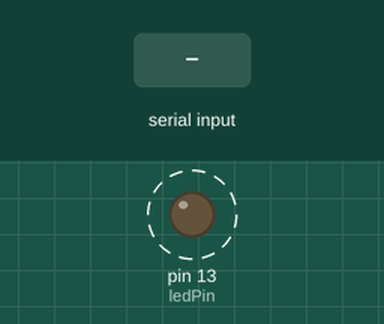
Simulated run of this sketch. Board: Arduino Mega 2560, built with avr-gcc and run on an emulated ATmega2560. On the bench: output pins drawn as LEDs (lit = HIGH). Dashed ring = blinking. The test bench sets the inputs (shaded band). The local clock reads 2024-03-15 10:24:30 at power-on unless the sketch sets it; storage starts empty; what the sketch prints to the serial monitor is not drawn.

Above: at 1.2 s.
1.3 s: "!\n" received over the second serial link
3.5 s: "!tt\n" received over the second serial link
5.5 s: "!rt\n" received over the second serial link
Timing chart, 0 to 13.5 s (numbered marks = the images above; inputs shaded):
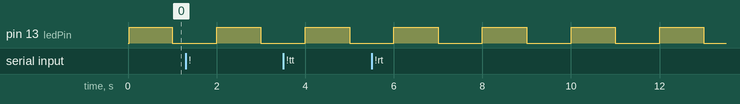

Measured:
- by itself, pin 13 (ledPin): alternates HIGH for 1.0 s and LOW for 1.0 s

The sketch:

Payload_Nov_2018.ino
```cpp
#include <SPI.h>                // for SD card
#include <SD.h>                 // for SD card
#include <SparkFunDS1307RTC.h>  // for RTC clock
#include <Wire.h>               // I2C for RTC
#include <SoftwareSerial.h>

SoftwareSerial SoftSerial(10, 9); // RX, TX
//

// Configuration for this 'setup'
// Serial1 is to computer (to labview program on laptop
// Serial2 is to payload
// Serial3 is to POPS
// SoftSerial is to the HC2 temp, rh sensor


File root;
String DataFname;
bool GoodSD= true;
File dataFile;

const int ledPin= 13;        //sets digital out
int ledState= LOW;

const byte numChars = 32;
char receivedChars[numChars]; // an array to store the received data
boolean newData = false;
long CurrTimeMills;
float CurrTimeSecs;
//long CTsecs;
long NewSecs;
String TString;
long TimeOffset= 0;
String CycleData = "";
String inputString = "";
String LastPOPS="";
bool stringComplete = false;  // whether the string is complete
int PayBytes=0;
String Disp="";

void setup() {
 Serial.begin(9600);
 Serial.println("<Arduino is ready>");
 Serial1.begin(38400);   // to laptop
 Serial2.begin(38400);   // to payload
 Serial3.begin(9600);    // POPS
 //SoftSerial.begin(9600);
 inputString.reserve(200);
 CycleData.reserve(600);
 LastPOPS.reserve(120);

 pinMode(ledPin, OUTPUT);

 rtc.begin(); // Call rtc.begin() to initialize the library
 // (Optional) Sets the SQW output to a 1Hz square wave.


 //Start SD card
 if (!SD.begin(8)) {
    Serial.println("SD card initialization failed!");
    //while (1);
    GoodSD= false;
  }
  //Serial.println("initialization done.");
  if (GoodSD) {
    root = SD.open("/");
    DataFname= FindNewFileName(root);
    Serial.print(DataFname + "    ");
    //dataFile = SD.open(DataFname, FILE_WRITE);
    Serial.println("done!");
  } else {
    Serial.println("SD failed...........");
  }
}


void loop() {
  long CT;
  static long LastCT=0;
  long Remain;
  static long LastRemain=300;
  long Delta;
  String strA="";
  static int8_t lastSecond = -1;
  //static int8_t lastMinute = -1;
  static String DataCard="";
  String Poll="";
  static int alter=0;
  static bool PollTime= false;
  static bool StatusTime=false;
  static bool POPSTime=false;

// Aerosol Payload on Serial2 is now read inside of serialEvent2()

  ReadSer1();
  ReadSer3();

  // check clocks
  CT=millis();
  rtc.update();

  if (rtc.second() != lastSecond) // If the second has changed
  {
    LastCT=CT;
    PollTime=true;
    StatusTime=true;
    POPSTime=true;

    // change LED on output 13
    if (ledState == LOW) {
      ledState = HIGH;
    } else {
      ledState = LOW;
    }
    digitalWrite(ledPin, ledState);

    //CycleData+= "RTC= " + MakeRTCstring() + "\r\n";
    //CycleData+= MakeRTCstring() + "\r\n";
    CycleData+= MakeRTCstring() + " ";
    long s = rtc.second();
    long m = rtc.minute();
    long h = rtc.hour();
    long RTCsecs= s + 60*m + 3600*h;

    Serial.print("RTCsecs= ");
    Serial.println(RTCsecs);
    //Serial.print("CT= ");
    //Serial.println(CT);

    float CTsecs= CT/1000.0;
    float diff= CTsecs + TimeOffset;
    diff =diff - (float)RTCsecs;

    if (s == 0) {  // New Miniute: add file name and size to data record
      CycleData+= "File=" + DataFname + "\r\n";
      Serial.print("File=" + DataFname + "\r\n");
      dataFile = SD.open(DataFname, FILE_READ);
      unsigned long Fsize= dataFile.size();
      CycleData+= "Fsize=" + String(Fsize) + "\r\n";
      Serial.print("Fsize=" + String(Fsize) + "\r\n");
      dataFile.close();
      char charD[4];     // Now add Date Stamp
      String Dstring="";
      sprintf(charD,"%4d-", (rtc.year()+2000));
      Dstring= String(charD);
      sprintf(charD,"%02d-", rtc.month());
      Dstring+= String(charD);
      sprintf(charD,"%02d", rtc.date());
      Dstring+= String(charD);
      CycleData+= "Date=" + Dstring + "\r\n";
      Serial.print("Date=" + Dstring + "\r\n");
    }

    //CycleData+= "Delta Time (secs) = " + String(diff,4) + "\r\n";
    Serial1.print(CycleData);
    //Serial.print(CycleData);
    DataCard+= CycleData;    //  for the one minute SD card write
    CycleData="";
    lastSecond = s; // Update lastSecond value

    //if (m != lastMinute)   // If the minute has changed, write to SD card
    if ((s % 2) == 0 )    //now every even second
    {
      dataFile = SD.open(DataFname, FILE_WRITE);
      dataFile.print(DataCard);
      dataFile.close();
      //lastMinute= m;
      DataCard="";
    }
  }   // this is the end of the Start new Second If statement

  // the following was 400, now is 50
  if( PollTime && (CT - LastCT) > 50) {
    // Now Poll
    PollTime=false;
    Poll= "Sample";
    Poll.concat("\r\n");
    Serial2.print(Poll);
  }
  // the following was 600, now is 250
  if( StatusTime && (CT - LastCT) > 250) {

  // Now Poll for Status
  StatusTime=false;
  Poll= "Status";
  Poll.concat("\r\n");
  Serial2.print(Poll);
  }

   if( POPSTime && (CT - LastCT) > 500) {
    POPSTime=false;
    CycleData += LastPOPS;
    LastPOPS="";
   }


}    // This is the end of the "main" loop


  void ReadSer1() {
  //static String In0="";
  char rc;
  long testl=0;
  static String In ="";

  while (Serial1.available() > 0) {
     rc = Serial1.read();
     In += rc;
     if (rc == '\n') {
      ProcessSer1(In);
      In="";
    }
  }
}

// Serial3 is now POPS
void ReadSer3() {
  //static String In0="";
  char rc;
  long testl=0;
  static String In ="";

  while (Serial3.available() > 0) {
     rc = Serial3.read();
     In += rc;
     //Serial.println(In);
     //if ((rc == '\r') || (rc == '\n')) {
     if (rc == '\n') {
      //Serial.print(In);
      ProcessSer3(In);
      In="";
    }
  }
}


/*
void ReadSoftSer() {
  //MagC
  static String In ="";

  while (SoftSerial.available() > 0) {
     char rc = SoftSerial.read();
     In += rc;
     //Serial.println(In);
     if (rc == '\n') {
      In.trim();
      ProcessMagC(In);
      In="";
    }
  }
}

*/


void serialEvent2() {
  //Serial.println("In the Event");
  PayBytes=Serial2.available();
  Disp="Bytes= " + String(PayBytes);
  //Serial.println(Disp);
  while (Serial2.available()) {
  //while (PayBytes) {
    //Serial.println('Bytes= '+PayBytes);
    // get the new byte:
    char inChar = (char)Serial2.read();
    // add it to the inputString:
    inputString += inChar;
    // if the incoming character is a newline, set a flag so the main loop can
    // do something about it:
    if (inChar == '\r') {
      inputString.trim();
      ProcessPayL(inputString);
      inputString="";
      stringComplete = true;
    }
  }
}


void ProcessSer1(String DataIn){
  String test3="";
  String strHH="", strMM="", strSS="";
  int intHH=0, intMM=0, intSS=0;
  long Offset1=0;

  Serial.print("A Line!!!  ");
  Serial.println(DataIn);
  test3= DataIn.substring(0,3);
  Serial.print("test3= ");
  Serial.println(test3);

  //Serial.println(DataIn.substring(0,1));

  if (DataIn.substring(0,1) == "!" )
    {
    // This is for commands prefaced with "!" that
    // are processed by the Arduino

    int sw= 0;
    if (test3 == "!tt") {sw =  1;}
    if (test3 == "!rt") {sw =  2;}
    if (test3 == "!33") {sw =  3;}

    Serial.print("sw= ");
    Serial.println(sw);

    switch (sw) {
        case 1:   //set internal clock
          if (DataIn.length() >= 9) {
            Serial.println("length good  ");
            strHH=DataIn.substring(3,5);
            intHH= strHH.toInt();
            strMM=DataIn.substring(5,7);
            intMM= strMM.toInt();
            strSS=DataIn.substring(7,9);
            intSS= strSS.toInt();
            TimeOffset=3600* (long) intHH + 60* (long) intMM + (long) intSS;
            TimeOffset-= millis()/1000;
            Serial.print("Offset1= ");
            Serial.println(TimeOffset);
          }
          break;
        case 2: //set real time clock
          if (DataIn.length() >= 9) {
            Serial.println("length good In RTC set ");
            strHH=DataIn.substring(3,5);
            intHH= strHH.toInt();
            strMM=DataIn.substring(5,7);
            intMM= strMM.toInt();
            strSS=DataIn.substring(7,9);
            intSS= strSS.toInt();

            int day=  rtc.day();
            int date= rtc.date();
            int month=rtc.month();
            int year= rtc.year();
            rtc.setTime(intSS, intMM, intHH, day, date, month, year);
          }
          break;
        case 3: // test subroutine call
            DoStuff();
        break;
    }   // end of "switch" code
   }
   else
   {
     // These are commands that are not prefaced by  "!"
     // All of these commands are passed on to the Payload

     DataIn.trim();
     Serial2.print(DataIn + "\r\n");
   }
}    // end of ProcessSer1()


void ProcessSer3(String DataIn){
//Serial.print(DataIn);
//CycleData += "POP=" + DataIn;
LastPOPS= "POP=" + DataIn;
}


void DoStuff() {
  Serial.println("In the Do Stuff!!!!!!!!!!!!!!!!!");
}

void ProcessPayL(String DataIn){
  CycleData+= DataIn;
  CycleData+= "\r\n";
  //CycleData+= "\n\r";
  //Serial.println(DataIn);
}

String MakeTimeStr(long SecsIn) {
      long SecsOut;
      long MinsOut;
      long MinsAOut;
      long HoursOut;
      String M = "";
      String S = "";
      String H = "";
      String Result;

      MinsAOut= SecsIn / 60;
      SecsOut= SecsIn % 60;

      MinsOut= MinsAOut % 60;
      //MinsOut= MinsOut % 60;
      HoursOut= MinsAOut / 60;

      S= String(SecsOut);
      if (SecsOut <= 9)  {
         S= "0" + S;
      }
      //S= sprintf("%2d",SecsOut);
      M= String(MinsOut);
      if (MinsOut <= 9)  {
         M= "0" + M;
      }
      H= String(HoursOut);
      if (HoursOut <= 9)  {
         H= "0" + H;
      }

      Result=H + ":" + M + ":" + S;
      return Result;
      }

String MakeRTCstring() {
  char charB[4];
  String Tstring="";


  rtc.update();

  sprintf(charB,"%02d", rtc.hour());
  Tstring= String(charB)+":";

  sprintf(charB,"%02d", rtc.minute());
  Tstring+= String(charB)+":";

  sprintf(charB,"%02d", rtc.second());
  Tstring+= String(charB);

  //String strAA= "RTC TimeString= " + Tstring;
  //Serial.println(strAA);
  //printTime();
  return Tstring;
}


String FindNewFileName(File dir) {
  String Fname;
  String strIdx;
  long idx=0;
  long i;
  char charA[4];
  String strB;
  String NewName;

  while (true) {
    File entry =  dir.openNextFile();
    if (! entry) {
      // no more files
      break;
    }
    Fname=entry.name();
    //Serial.println(Fname);
    if (Fname.substring(0,3) == "UAS") {
      //Serial.println(Fname.substring(3,5));
      strIdx= Fname.substring(3,5);
      //Serial.println(strIdx);
      i= strIdx.toInt();
      //Serial.println(i);
      if (i > idx) { idx=i;}
    }

    entry.close();
  }
  idx++;
  //idx= idx + 12;
  //Serial.print("Final= ");
  //Serial.println(idx);
  sprintf(charA,"%02d", idx);
  strB= String(charA);
  //strA= sprintf('%02d', idx);
  //strA= "Here-> ";
  //Serial.println(strB);
  NewName= "UAS" + strB + ".DAT";
  //Serial.println(NewName);
  return NewName;
}
```
